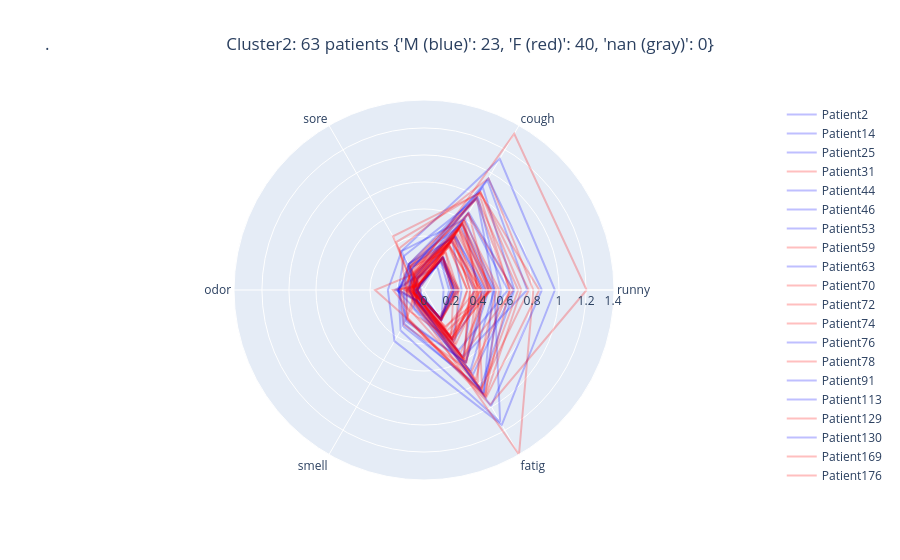

This figure's notebook cell:
### Code cell
star_chart_per_patient(2)

### Figure 1 — Plotly figure (JSON) as saved in the notebook; plotly's stock layout.template omitted (floating-point values rounded to 4 significant figures)
{"data": [{"line": {"color": "rgb(0,0,255)"}, "mode": "lines", "name": "Patient2", "opacity": 0.25, "r": [0.3681, 0.4521, 0.2245, 0.06549, 0.08844, 0.5776, 0.3681, 0.3681], "theta": ["runny", "cough", "sore", "odor", "smell", "fatig", "runny"], "type": "scatterpolar"}, {"line": {"color": "rgb(0,0,255)"}, "mode": "lines", "name": "Patient14", "opacity": 0.25, "r": [0.7636, 0.9387, 0.118, 0.212, 0.09667, 0.5741, 0.7636, 0.7636], "theta": ["runny", "cough", "sore", "odor", "smell", "fatig", "runny"], "type": "scatterpolar"}, {"line": {"color": "rgb(0,0,255)"}, "mode": "lines", "name": "Patient25", "opacity": 0.25, "r": [0.6217, 0.6516, 0.1094, 0.2002, 0.1503, 0.5144, 0.6217, 0.6217], "theta": ["runny", "cough", "sore", "odor", "smell", "fatig", "runny"], "type": "scatterpolar"}, {"line": {"color": "rgb(255,0,0)"}, "mode": "lines", "name": "Patient31", "opacity": 0.25, "r": [0.4304, 0.4459, 0.1139, 0.0759, 0.08414, 0.6025, 0.4304, 0.4304], "theta": ["runny", "cough", "sore", "odor", "smell", "fatig", "runny"], "type": "scatterpolar"}, {"line": {"color": "rgb(0,0,255)"}, "mode": "lines", "name": "Patient44", "opacity": 0.25, "r": [0.2379, 0.2465, 0.03819, 0.05156, 0.03933, 0.2487, 0.2379, 0.2379], "theta": ["runny", "cough", "sore", "odor", "smell", "fatig", "runny"], "type": "scatterpolar"}, {"line": {"color": "rgb(0,0,255)"}, "mode": "lines", "name": "Patient46", "opacity": 0.25, "r": [0.2791, 0.42, 0.09656, 0.06442, 0.09683, 0.423, 0.2791, 0.2791], "theta": ["runny", "cough", "sore", "odor", "smell", "fatig", "runny"], "type": "scatterpolar"}, {"line": {"color": "rgb(0,0,255)"}, "mode": "lines", "name": "Patient53", "opacity": 0.25, "r": [0.5205, 0.6067, 0.3321, 0.04633, 0.1579, 0.6875, 0.5205, 0.5205], "theta": ["runny", "cough", "sore", "odor", "smell", "fatig", "runny"], "type": "scatterpolar"}, {"line": {"color": "rgb(255,0,0)"}, "mode": "lines", "name": "Patient59", "opacity": 0.25, "r": [0.4178, 0.4067, 0.2092, 0.04958, 0.1102, 0.4689, 0.4178, 0.4178], "theta": ["runny", "cough", "sore", "odor", "smell", "fatig", "runny"], "type": "scatterpolar"}, {"line": {"color": "rgb(0,0,255)"}, "mode": "lines", "name": "Patient63", "opacity": 0.25, "r": [0.9693, 1.122, 0.3327, 0.2678, 0.4372, 1.153, 0.9693, 0.9693], "theta": ["runny", "cough", "sore", "odor", "smell", "fatig", "runny"], "type": "scatterpolar"}, {"line": {"color": "rgb(255,0,0)"}, "mode": "lines", "name": "Patient70", "opacity": 0.25, "r": [0.6377, 0.7748, 0.2227, 0.1751, 0.2976, 0.7006, 0.6377, 0.6377], "theta": ["runny", "cough", "sore", "odor", "smell", "fatig", "runny"], "type": "scatterpolar"}, {"line": {"color": "rgb(255,0,0)"}, "mode": "lines", "name": "Patient72", "opacity": 0.25, "r": [0.4586, 0.5144, 0.1131, 0.097, 0.07049, 0.3871, 0.4586, 0.4586], "theta": ["runny", "cough", "sore", "odor", "smell", "fatig", "runny"], "type": "scatterpolar"}, {"line": {"color": "rgb(255,0,0)"}, "mode": "lines", "name": "Patient74", "opacity": 0.25, "r": [0.4195, 0.4138, 0.09847, 0.08969, 0.07603, 0.412, 0.4195, 0.4195], "theta": ["runny", "cough", "sore", "odor", "smell", "fatig", "runny"], "type": "scatterpolar"}, {"line": {"color": "rgb(0,0,255)"}, "mode": "lines", "name": "Patient76", "opacity": 0.25, "r": [0.6623, 0.6623, 0.1247, 0.1155, 0.1037, 0.7242, 0.6623, 0.6623], "theta": ["runny", "cough", "sore", "odor", "smell", "fatig", "runny"], "type": "scatterpolar"}, {"line": {"color": "rgb(255,0,0)"}, "mode": "lines", "name": "Patient78", "opacity": 0.25, "r": [0.6606, 0.6522, 0.2011, 0.1171, 0.1116, 0.5654, 0.6606, 0.6606], "theta": ["runny", "cough", "sore", "odor", "smell", "fatig", "runny"], "type": "scatterpolar"}, {"line": {"color": "rgb(0,0,255)"}, "mode": "lines", "name": "Patient91", "opacity": 0.25, "r": [0.4807, 0.5455, 0.1376, 0.1277, 0.2669, 0.6175, 0.4807, 0.4807], "theta": ["runny", "cough", "sore", "odor", "smell", "fatig", "runny"], "type": "scatterpolar"}, {"line": {"color": "rgb(0,0,255)"}, "mode": "lines", "name": "Patient113", "opacity": 0.25, "r": [0.1453, 0.1982, 0.1068, 0.02355, 0.0462, 0.2573, 0.1453, 0.1453], "theta": ["runny", "cough", "sore", "odor", "smell", "fatig", "runny"], "type": "scatterpolar"}, {"line": {"color": "rgb(255,0,0)"}, "mode": "lines", "name": "Patient129", "opacity": 0.25, "r": [0.3975, 0.5966, 0.1009, 0.1061, 0.1166, 0.8618, 0.3975, 0.3975], "theta": ["runny", "cough", "sore", "odor", "smell", "fatig", "runny"], "type": "scatterpolar"}, {"line": {"color": "rgb(0,0,255)"}, "mode": "lines", "name": "Patient130", "opacity": 0.25, "r": [0.521, 0.7834, 0.2925, 0.1902, 0.346, 1.128, 0.521, 0.521], "theta": ["runny", "cough", "sore", "odor", "smell", "fatig", "runny"], "type": "scatterpolar"}, {"line": {"color": "rgb(255,0,0)"}, "mode": "lines", "name": "Patient169", "opacity": 0.25, "r": [0.5362, 0.5688, 0.09943, 0.06237, 0.07131, 0.7673, 0.5362, 0.5362], "theta": ["runny", "cough", "sore", "odor", "smell", "fatig", "runny"], "type": "scatterpolar"}, {"line": {"color": "rgb(255,0,0)"}, "mode": "lines", "name": "Patient176", "opacity": 0.25, "r": [0.4233, 0.5139, 0.1428, 0.07514, 0.09944, 0.795, 0.4233, 0.4233], "theta": ["runny", "cough", "sore", "odor", "smell", "fatig", "runny"], "type": "scatterpolar"}, {"line": {"color": "rgb(255,0,0)"}, "mode": "lines", "name": "Patient188", "opacity": 0.25, "r": [0.3394, 0.4477, 0.1348, 0.08304, 0.103, 0.5946, 0.3394, 0.3394], "theta": ["runny", "cough", "sore", "odor", "smell", "fatig", "runny"], "type": "scatterpolar"}, {"line": {"color": "rgb(0,0,255)"}, "mode": "lines", "name": "Patient204", "opacity": 0.25, "r": [0.6692, 0.8733, 0.2219, 0.1835, 0.3093, 0.8353, 0.6692, 0.6692], "theta": ["runny", "cough", "sore", "odor", "smell", "fatig", "runny"], "type": "scatterpolar"}, {"line": {"color": "rgb(0,0,255)"}, "mode": "lines", "name": "Patient251", "opacity": 0.25, "r": [0.5088, 0.5677, 0.2215, 0.1481, 0.2891, 0.886, 0.5088, 0.5088], "theta": ["runny", "cough", "sore", "odor", "smell", "fatig", "runny"], "type": "scatterpolar"}, {"line": {"color": "rgb(255,0,0)"}, "mode": "lines", "name": "Patient267", "opacity": 0.25, "r": [0.4014, 0.575, 0.05217, 0.1374, 0.07628, 0.4225, 0.4014, 0.4014], "theta": ["runny", "cough", "sore", "odor", "smell", "fatig", "runny"], "type": "scatterpolar"}, {"line": {"color": "rgb(255,0,0)"}, "mode": "lines", "name": "Patient294", "opacity": 0.25, "r": [1.204, 1.336, 0.14, 0.3623, 0.2456, 0.9804, 1.204, 1.204], "theta": ["runny", "cough", "sore", "odor", "smell", "fatig", "runny"], "type": "scatterpolar"}, {"line": {"color": "rgb(255,0,0)"}, "mode": "lines", "name": "Patient306", "opacity": 0.25, "r": [0.3206, 0.3677, 0.09645, 0.07948, 0.1047, 0.4172, 0.3206, 0.3206], "theta": ["runny", "cough", "sore", "odor", "smell", "fatig", "runny"], "type": "scatterpolar"}, {"line": {"color": "rgb(255,0,0)"}, "mode": "lines", "name": "Patient307", "opacity": 0.25, "r": [0.2059, 0.2737, 0.05875, 0.05112, 0.06397, 0.2489, 0.2059, 0.2059], "theta": ["runny", "cough", "sore", "odor", "smell", "fatig", "runny"], "type": "scatterpolar"}, {"line": {"color": "rgb(0,0,255)"}, "mode": "lines", "name": "Patient310", "opacity": 0.25, "r": [0.2204, 0.2846, 0.05121, 0.05395, 0.04419, 0.2397, 0.2204, 0.2204], "theta": ["runny", "cough", "sore", "odor", "smell", "fatig", "runny"], "type": "scatterpolar"}, {"line": {"color": "rgb(0,0,255)"}, "mode": "lines", "name": "Patient314", "opacity": 0.25, "r": [0.2555, 0.2591, 0.05057, 0.06526, 0.05355, 0.2476, 0.2555, 0.2555], "theta": ["runny", "cough", "sore", "odor", "smell", "fatig", "runny"], "type": "scatterpolar"}, {"line": {"color": "rgb(0,0,255)"}, "mode": "lines", "name": "Patient319", "opacity": 0.25, "r": [0.4398, 0.4602, 0.09535, 0.07853, 0.06997, 0.4381, 0.4398, 0.4398], "theta": ["runny", "cough", "sore", "odor", "smell", "fatig", "runny"], "type": "scatterpolar"}, {"line": {"color": "rgb(255,0,0)"}, "mode": "lines", "name": "Patient323", "opacity": 0.25, "r": [0.4665, 0.4876, 0.08667, 0.07402, 0.07139, 0.6212, 0.4665, 0.4665], "theta": ["runny", "cough", "sore", "odor", "smell", "fatig", "runny"], "type": "scatterpolar"}, {"line": {"color": "rgb(0,0,255)"}, "mode": "lines", "name": "Patient332", "opacity": 0.25, "r": [0.452, 0.4632, 0.2022, 0.1903, 0.2564, 0.6195, 0.452, 0.452], "theta": ["runny", "cough", "sore", "odor", "smell", "fatig", "runny"], "type": "scatterpolar"}, {"line": {"color": "rgb(255,0,0)"}, "mode": "lines", "name": "Patient336", "opacity": 0.25, "r": [0.7758, 0.836, 0.4103, 0.07533, 0.1852, 0.8438, 0.7758, 0.7758], "theta": ["runny", "cough", "sore", "odor", "smell", "fatig", "runny"], "type": "scatterpolar"}, {"line": {"color": "rgb(255,0,0)"}, "mode": "lines", "name": "Patient348", "opacity": 0.25, "r": [0.2185, 0.3191, 0.08078, 0.0776, 0.1005, 0.4013, 0.2185, 0.2185], "theta": ["runny", "cough", "sore", "odor", "smell", "fatig", "runny"], "type": "scatterpolar"}, {"line": {"color": "rgb(255,0,0)"}, "mode": "lines", "name": "Patient351", "opacity": 0.25, "r": [0.3929, 0.4218, 0.1504, 0.09582, 0.1352, 0.6267, 0.3929, 0.3929], "theta": ["runny", "cough", "sore", "odor", "smell", "fatig", "runny"], "type": "scatterpolar"}, {"line": {"color": "rgb(255,0,0)"}, "mode": "lines", "name": "Patient364", "opacity": 0.25, "r": [0.3831, 0.4729, 0.05733, 0.1078, 0.0657, 0.3242, 0.3831, 0.3831], "theta": ["runny", "cough", "sore", "odor", "smell", "fatig", "runny"], "type": "scatterpolar"}, {"line": {"color": "rgb(255,0,0)"}, "mode": "lines", "name": "Patient381", "opacity": 0.25, "r": [0.342, 0.4318, 0.1223, 0.0888, 0.103, 0.588, 0.342, 0.342], "theta": ["runny", "cough", "sore", "odor", "smell", "fatig", "runny"], "type": "scatterpolar"}, {"line": {"color": "rgb(255,0,0)"}, "mode": "lines", "name": "Patient385", "opacity": 0.25, "r": [0.2538, 0.3226, 0.1939, 0.02715, 0.07463, 0.4617, 0.2538, 0.2538], "theta": ["runny", "cough", "sore", "odor", "smell", "fatig", "runny"], "type": "scatterpolar"}, {"line": {"color": "rgb(255,0,0)"}, "mode": "lines", "name": "Patient386", "opacity": 0.25, "r": [0.7203, 0.8364, 0.1571, 0.1687, 0.2388, 0.9118, 0.7203, 0.7203], "theta": ["runny", "cough", "sore", "odor", "smell", "fatig", "runny"], "type": "scatterpolar"}, {"line": {"color": "rgb(0,0,255)"}, "mode": "lines", "name": "Patient406", "opacity": 0.25, "r": [0.2219, 0.2764, 0.05632, 0.05984, 0.06466, 0.2504, 0.2219, 0.2219], "theta": ["runny", "cough", "sore", "odor", "smell", "fatig", "runny"], "type": "scatterpolar"}, {"line": {"color": "rgb(255,0,0)"}, "mode": "lines", "name": "Patient413", "opacity": 0.25, "r": [0.4932, 0.5611, 0.1265, 0.09678, 0.07634, 0.4107, 0.4932, 0.4932], "theta": ["runny", "cough", "sore", "odor", "smell", "fatig", "runny"], "type": "scatterpolar"}, {"line": {"color": "rgb(255,0,0)"}, "mode": "lines", "name": "Patient416", "opacity": 0.25, "r": [0.6332, 0.8203, 0.2038, 0.1293, 0.2459, 0.8969, 0.6332, 0.6332], "theta": ["runny", "cough", "sore", "odor", "smell", "fatig", "runny"], "type": "scatterpolar"}, {"line": {"color": "rgb(255,0,0)"}, "mode": "lines", "name": "Patient431", "opacity": 0.25, "r": [0.3721, 0.3794, 0.1943, 0.04054, 0.1052, 0.4373, 0.3721, 0.3721], "theta": ["runny", "cough", "sore", "odor", "smell", "fatig", "runny"], "type": "scatterpolar"}, {"line": {"color": "rgb(255,0,0)"}, "mode": "lines", "name": "Patient454", "opacity": 0.25, "r": [0.8093, 0.9555, 0.359, 0.1303, 0.1268, 1.407, 0.8093, 0.8093], "theta": ["runny", "cough", "sore", "odor", "smell", "fatig", "runny"], "type": "scatterpolar"}, {"line": {"color": "rgb(0,0,255)"}, "mode": "lines", "name": "Patient459", "opacity": 0.25, "r": [0.203, 0.277, 0.05339, 0.04843, 0.0518, 0.2453, 0.203, 0.203], "theta": ["runny", "cough", "sore", "odor", "smell", "fatig", "runny"], "type": "scatterpolar"}, {"line": {"color": "rgb(255,0,0)"}, "mode": "lines", "name": "Patient477", "opacity": 0.25, "r": [0.5039, 0.5216, 0.05898, 0.1821, 0.0969, 0.345, 0.5039, 0.5039], "theta": ["runny", "cough", "sore", "odor", "smell", "fatig", "runny"], "type": "scatterpolar"}, {"line": {"color": "rgb(255,0,0)"}, "mode": "lines", "name": "Patient478", "opacity": 0.25, "r": [0.6977, 0.7858, 0.1713, 0.1447, 0.1023, 0.8526, 0.6977, 0.6977], "theta": ["runny", "cough", "sore", "odor", "smell", "fatig", "runny"], "type": "scatterpolar"}, {"line": {"color": "rgb(255,0,0)"}, "mode": "lines", "name": "Patient479", "opacity": 0.25, "r": [0.4958, 0.5659, 0.06683, 0.13, 0.05769, 0.3114, 0.4958, 0.4958], "theta": ["runny", "cough", "sore", "odor", "smell", "fatig", "runny"], "type": "scatterpolar"}, {"line": {"color": "rgb(0,0,255)"}, "mode": "lines", "name": "Patient488", "opacity": 0.25, "r": [0.186, 0.2477, 0.05031, 0.04628, 0.05849, 0.2626, 0.186, 0.186], "theta": ["runny", "cough", "sore", "odor", "smell", "fatig", "runny"], "type": "scatterpolar"}, {"line": {"color": "rgb(255,0,0)"}, "mode": "lines", "name": "Patient497", "opacity": 0.25, "r": [0.3882, 0.375, 0.1006, 0.07349, 0.07219, 0.4139, 0.3882, 0.3882], "theta": ["runny", "cough", "sore", "odor", "smell", "fatig", "runny"], "type": "scatterpolar"}, {"line": {"color": "rgb(255,0,0)"}, "mode": "lines", "name": "Patient501", "opacity": 0.25, "r": [0.2497, 0.2756, 0.06176, 0.05647, 0.0506, 0.2558, 0.2497, 0.2497], "theta": ["runny", "cough", "sore", "odor", "smell", "fatig", "runny"], "type": "scatterpolar"}, {"line": {"color": "rgb(255,0,0)"}, "mode": "lines", "name": "Patient503", "opacity": 0.25, "r": [0.8536, 0.8297, 0.4588, 0.06777, 0.2523, 0.9199, 0.8536, 0.8536], "theta": ["runny", "cough", "sore", "odor", "smell", "fatig", "runny"], "type": "scatterpolar"}, {"line": {"color": "rgb(255,0,0)"}, "mode": "lines", "name": "Patient507", "opacity": 0.25, "r": [0.2635, 0.2768, 0.05697, 0.05872, 0.0485, 0.2542, 0.2635, 0.2635], "theta": ["runny", "cough", "sore", "odor", "smell", "fatig", "runny"], "type": "scatterpolar"}, {"line": {"color": "rgb(255,0,0)"}, "mode": "lines", "name": "Patient514", "opacity": 0.25, "r": [0.2082, 0.278, 0.05339, 0.04725, 0.05436, 0.2371, 0.2082, 0.2082], "theta": ["runny", "cough", "sore", "odor", "smell", "fatig", "runny"], "type": "scatterpolar"}, {"line": {"color": "rgb(0,0,255)"}, "mode": "lines", "name": "Patient515", "opacity": 0.25, "r": [0.2202, 0.2833, 0.04878, 0.04932, 0.05079, 0.2517, 0.2202, 0.2202], "theta": ["runny", "cough", "sore", "odor", "smell", "fatig", "runny"], "type": "scatterpolar"}, {"line": {"color": "rgb(255,0,0)"}, "mode": "lines", "name": "Patient517", "opacity": 0.25, "r": [0.5561, 0.5929, 0.1507, 0.1085, 0.1172, 0.9092, 0.5561, 0.5561], "theta": ["runny", "cough", "sore", "odor", "smell", "fatig", "runny"], "type": "scatterpolar"}, {"line": {"color": "rgb(0,0,255)"}, "mode": "lines", "name": "Patient536", "opacity": 0.25, "r": [0.5707, 0.7982, 0.1809, 0.1057, 0.1235, 0.8795, 0.5707, 0.5707], "theta": ["runny", "cough", "sore", "odor", "smell", "fatig", "runny"], "type": "scatterpolar"}, {"line": {"color": "rgb(255,0,0)"}, "mode": "lines", "name": "Patient551", "opacity": 0.25, "r": [0.3208, 0.3771, 0.05875, 0.09299, 0.08008, 0.3839, 0.3208, 0.3208], "theta": ["runny", "cough", "sore", "odor", "smell", "fatig", "runny"], "type": "scatterpolar"}, {"line": {"color": "rgb(255,0,0)"}, "mode": "lines", "name": "Patient571", "opacity": 0.25, "r": [0.4759, 0.6614, 0.03752, 0.2298, 0.1923, 0.4267, 0.4759, 0.4759], "theta": ["runny", "cough", "sore", "odor", "smell", "fatig", "runny"], "type": "scatterpolar"}, {"line": {"color": "rgb(255,0,0)"}, "mode": "lines", "name": "Patient572", "opacity": 0.25, "r": [0.2337, 0.2782, 0.05894, 0.05574, 0.05013, 0.2494, 0.2337, 0.2337], "theta": ["runny", "cough", "sore", "odor", "smell", "fatig", "runny"], "type": "scatterpolar"}, {"line": {"color": "rgb(255,0,0)"}, "mode": "lines", "name": "Patient631", "opacity": 0.25, "r": [0.2427, 0.2529, 0.06329, 0.04914, 0.05266, 0.2566, 0.2427, 0.2427], "theta": ["runny", "cough", "sore", "odor", "smell", "fatig", "runny"], "type": "scatterpolar"}, {"line": {"color": "rgb(255,0,0)"}, "mode": "lines", "name": "Patient646", "opacity": 0.25, "r": [0.4787, 0.5333, 0.1341, 0.1173, 0.07136, 0.5397, 0.4787, 0.4787], "theta": ["runny", "cough", "sore", "odor", "smell", "fatig", "runny"], "type": "scatterpolar"}, {"line": {"color": "rgb(0,0,255)"}, "mode": "lines", "name": "Patient665", "opacity": 0.25, "r": [0.8728, 0.9531, 0.1811, 0.1882, 0.09408, 0.9922, 0.8728, 0.8728], "theta": ["runny", "cough", "sore", "odor", "smell", "fatig", "runny"], "type": "scatterpolar"}], "layout": {"title": {"text": ".\t\t\t\t\t\t\t\t\t\t\t\t\t\t\t\t\t\t\t\t\t\t\t\t\t\t\t\t\t\t\t\t\t\t\t\t\t\t\t\tCluster2: 63 patients {'M (blue)': 23, 'F (red)': 40, 'nan (gray)': 0}"}}}
